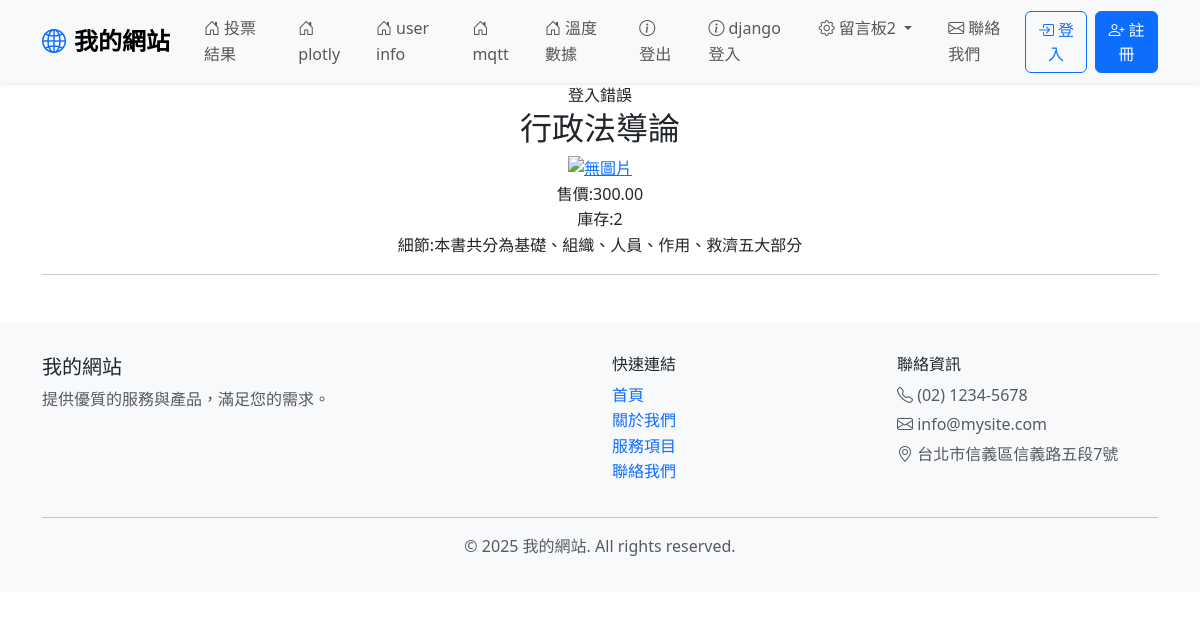
Screenshot of /product/2/ with the database file from the repository.
### mysite/models.py (models this page shows, shortened)
class Product(models.Model):
    category = models.ForeignKey(Category, on_delete=models.CASCADE)
    sku = models.CharField(max_length=50)
    name = models.CharField(max_length=50)
    description = models.TextField()
    image = FilerImageField(null=True, blank=True, related_name="product_image", on_delete=models.CASCADE)
    website = models.URLField(max_length=200, null=True)
    stock = models.PositiveIntegerField(default=0)
    price = models.DecimalField(max_digits=10, decimal_places=2, default=0)

### mysite/views.py (the view)
# urls.py: path('product/<int:id>/', views.product, name='product-url'),
def product(request, id):   # id是product的id，不處理id=0，也不處理不存在的id，一律返回None
    try:
        product = models.Product.objects.get(id=id)
    except:
        product = None
    return render(request, 'product.html', locals())

### templates/product.html (shortened to what this page needs)
{% extends "base.html" %}
{% block content %}
<div class='container' align=center>
    {% if username %}登入成功，歡迎您,{{ username }}
    {% else %}
    登入錯誤
    {% endif %}
    <h2>{{ product.name }}</h2>
    <a href="{% url 'product-url' product.id %}"><img src="{{ product.image.url }}" alt="無圖片"></a>
    <p>
        售價:{{ product.price }}<br>
        庫存:{{ product.stock }}<br>
        細節:{{ product.description }}
        <br>
        <hr>
    </p>
</div>
{% endblock content %}

### templates/base.html (style rules this page uses)
:root { --primary-color: #0d6efd; --secondary-color: #6c757d; }
body { font-family: 'Segoe UI', Tahoma, Geneva, Verdana, sans-serif; line-height: 1.6; }

### rows the page displays
Product: name "行政法導論", price "300.00", stock "2", description "本書共分為基礎、組織、人員、作用、救濟五大部分"
